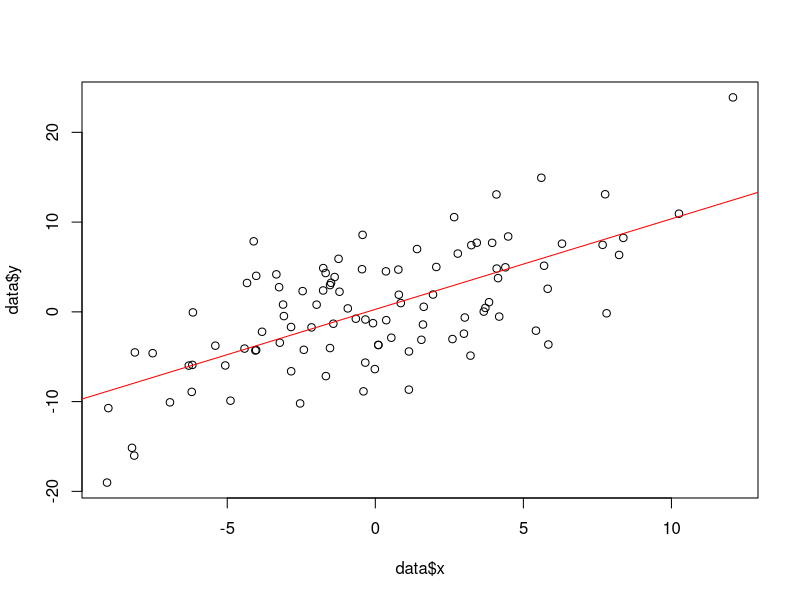
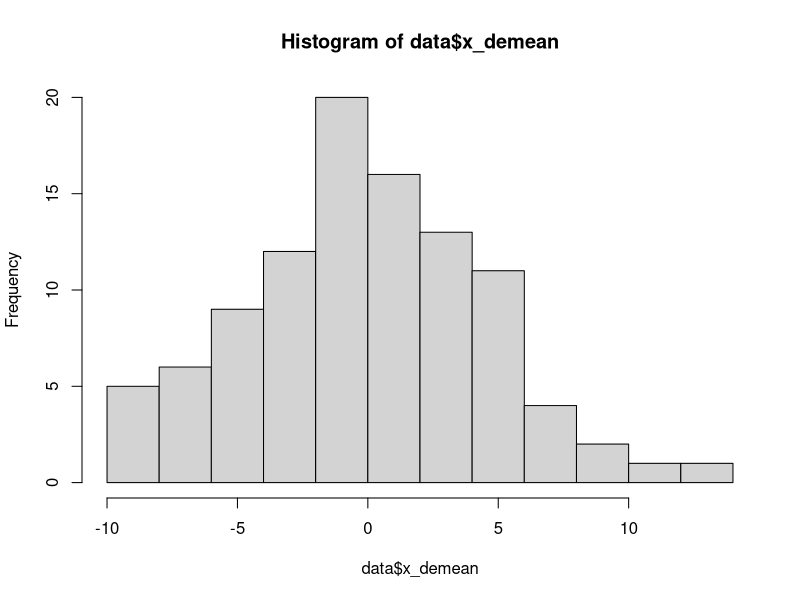
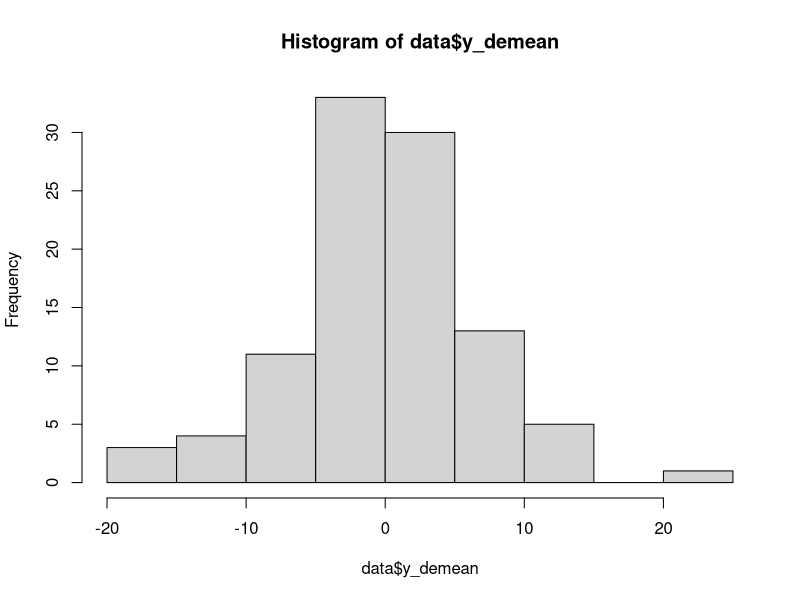
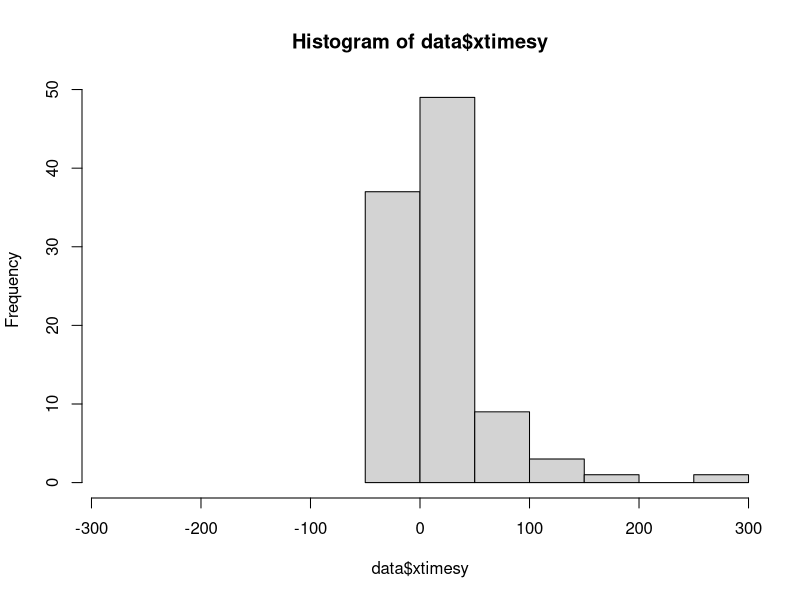
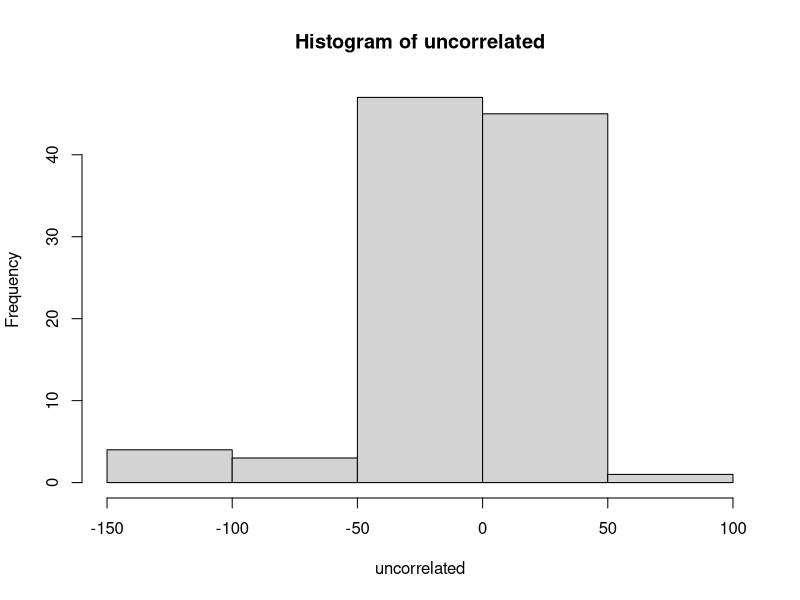
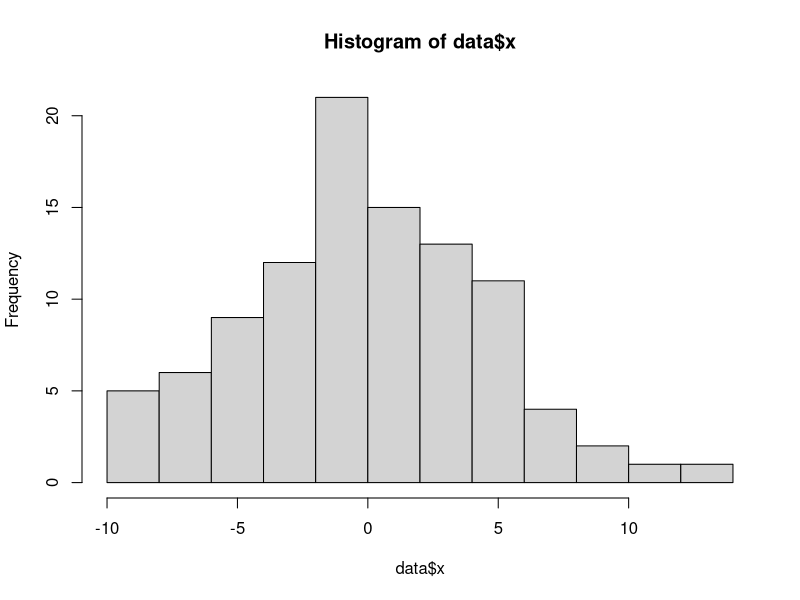

Here is the R script that generated these plots, in order:
# Math Camp Day 4 — The Regression Coefficient Formula in Action

# Simulate Data

  data <- data.frame(x = rep(NA,100), y = rep(NA, 100), e = rep(NA, 100))
  data$x <- rnorm(100, mean = 0, sd = 5)
  
  b0 <- 0
  b1 <- 1
  data$e = rnorm(100, mean = 0, sd = 5)
  
  data$y <- b0 + b1*data$x + data$e
  
  lm <- lm(y ~ x, data = data)
  summary(lm)
  plot(data$x, data$y)

# What is the formula for a beta coefficient?

    #Summation of "demeaned" X times "demeaned" Y
    #divided by Summation of "demeaned" X squared
  
  #Take the mean of the independent variable and subtract from the actual values
  x_mean <- mean(data$x)
  data$x_demean <- data$x - x_mean
  
  #Take the mean of the dependent variable and subtract from the actual values
  y_mean <- mean(data$y)
  data$y_demean <- data$y - y_mean
  
  #Multiply the demeaned X and Y
  data$xtimesy <- data$x_demean * data$y_demean
  
  #Take the sum across all observations
  numerator <- sum(data$xtimesy)
  
  #Square the demeaned X and sum across all observations
  data$x_demeansq <- data$x_demean^2
  denominator <- sum(data$x_demeansq)
  
  #Divide Summation of "demeaned" X times "demeaned" Y by 
    #Summation of "demeaned" X squared
  beta <- numerator / denominator
  beta
  alpha <- y_mean - beta*x_mean
  alpha
  lm
  
  abline(lm, col = "red")
  
  #When do we have larger values of beta?
    #When the numerator is large (positive or negative) and the denominator is small
  
  #When is the numerator large?
    #Numerator is very similar to covariance of X and Y
    numerator / (nrow(data) - 1)
    cov(data$x,data$y)
    #When X and Y are both signed the same, X times Y is positive
    #When X and Y are signed differently, X times Y is negative
    #Remember, we're working with demeaned data
    #If X and Y have no relationship, you will have a lot of positive *and* negative values, 
      # so the sum will be close to 0
    hist(data$x_demean)
    hist(data$y_demean)
    
    hist(data$xtimesy, xlim = c(-(max(data$xtimesy)),max(data$xtimesy)))
    
    #Counter-example
    x_new <- rnorm(100, mean = 0, sd = 5)
    y_new <- rnorm(100, mean = 0, sd = 5)
    uncorrelated <- (x_new - mean(x_new))*(y_new - mean(y_new))
    hist(uncorrelated)
  
  #When is the denominator small?
    #Denominator is very similar to variance (standard deviation squared) of X
    denominator / (nrow(data) - 1)
    var(data$x)
    #Denominator is smaller when there is less variance in X
    #The denominator is largely a "correction" based on the scale of X
    hist(data$x)
    